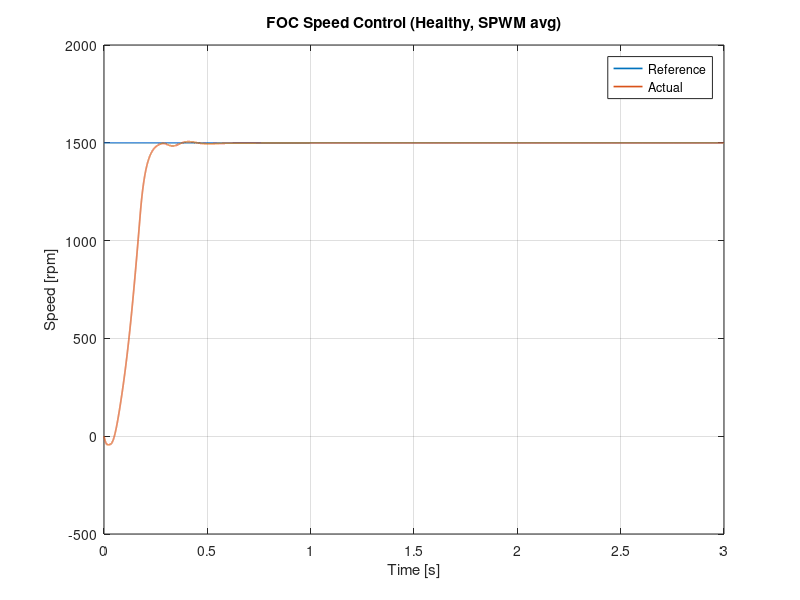
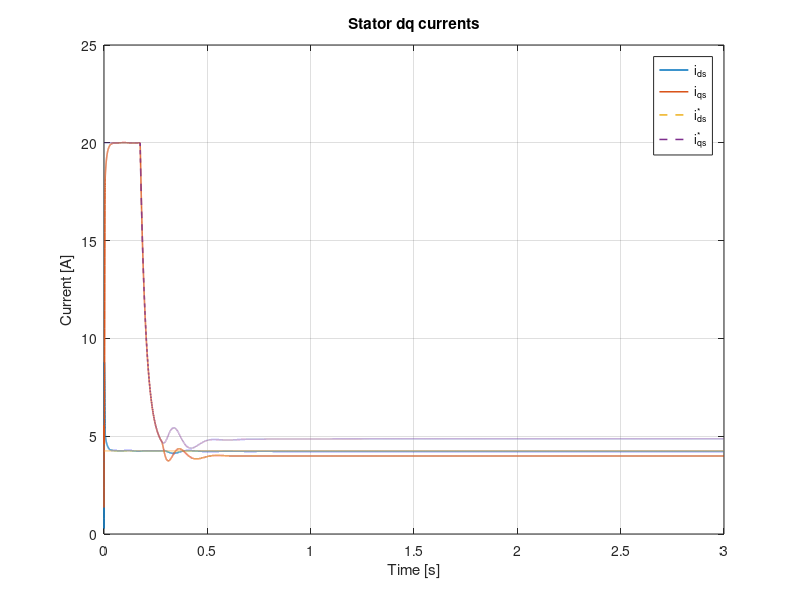
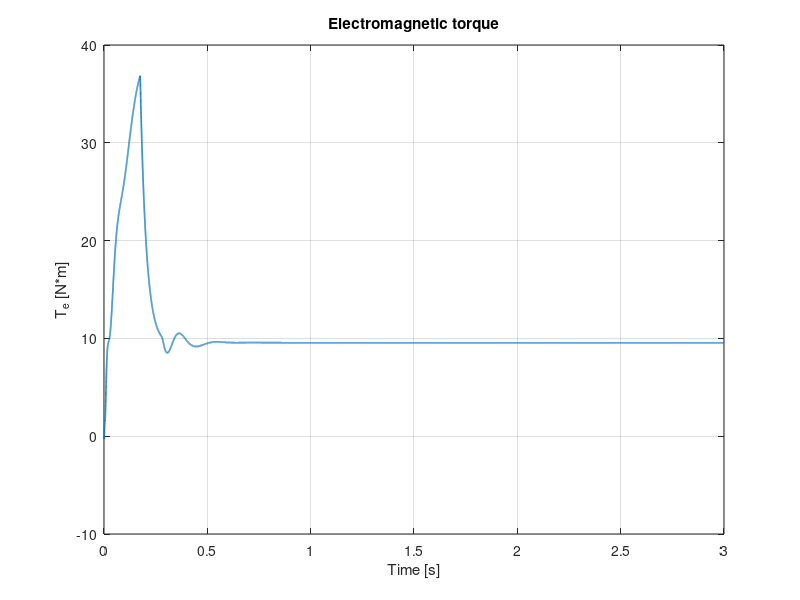
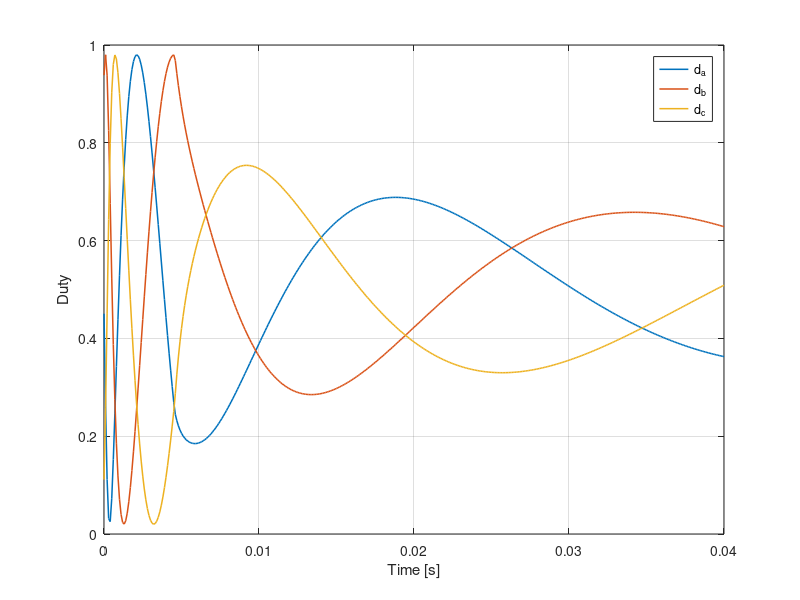

These charts were generated, in order, by the following MATLAB code:
%% Step 2 - Healthy IM + FOC with SPWM (average VSI)
clear; clc; close all;

%% Timing
Ts = 100e-6; Tsim = 3.0; N = round(Tsim/Ts)+1; t = (0:N-1)'*Ts;
t_ramp = 0.3;                           % [s]

%% Motor parameters (typical 1.5 kW, 4-pole, 400 V class)
P = 4;  p = P/2;
Rs = 2.2;  Rr = 1.6;
Ls = 0.21; Lr = 0.21; Lm = 0.20;
J  = 0.02; B  = 0.0;

% Derived
sigma = 1 - (Lm^2)/(Ls*Lr);
Lsig  = sigma*Ls;
Tr = Lr/Rr;
Kt = 1.5*p*(Lm/Lr); % Te = Kt * psi_r * iqs (psi_r aligned)

%% DC link + limits
Vdc = 560;               % you used this earlier (reasonable)
Vph_max = 0.48*Vdc;       % SPWM linear-ish phase peak limit (~Vdc/2)
Imax = 20;                % current limit

%% References
w_ref_rpm = 1500; 
w_ref = w_ref_rpm*2*pi/60;
Tload = 9.55;             % if you want rated: ~9.55 N.m for 1.5kW@1500rpm
psi_r_ref = 0.85;         % Wb (flux reference)
ids_ref = psi_r_ref/Lm;   % A (approx in aligned frame)
ids_ref = min(max(ids_ref, 0), Imax);

%% Controllers
% Current loop bandwidth
wc_i = 2*pi*300;          % rad/s
Kp_id = Lsig*wc_i; Ki_id = Rs*wc_i;
Kp_iq = Lsig*wc_i; Ki_iq = Rs*wc_i;

% Speed loop (slow)
wc_w = 2*pi*15;
Kp_w = 1;               % tuned conservative
Ki_w = 12;

% Anti-windup gains (back-calculation)
Kaw_i = 200;  Kaw_w = 20;

%% State init (plant currents in dq synchronous frame)
ids=0; iqs=0; idr=0; iqr=0;
wm=0;                     % mech rad/s

% Rotor flux estimate for control (scalar along d-axis)
psi_r_hat = 0.01;

% Angles
theta_e = 0;

% Integrators
xi_w=0; xi_id=0; xi_iq=0;

%% Logs
wm_log=zeros(N,1); Te_log=zeros(N,1);
ids_log=zeros(N,1); iqs_log=zeros(N,1);
idsr_log=zeros(N,1); iqsr_log=zeros(N,1);
we_log=zeros(N,1); wsl_log=zeros(N,1);
da_log=zeros(N,1); db_log=zeros(N,1); dc_log=zeros(N,1);

%% Helper functions
wrap = @(x) mod(x+pi,2*pi)-pi;

for k=1:N
    % Electrical rotor speed
    wr_e = p*wm;

    % --- Rotor flux estimator (current model, aligned) ---
    % psi_r_dot = (Lm/Tr)*ids - (1/Tr)*psi_r
    psi_r_hat = psi_r_hat + Ts*((Lm/Tr)*ids - (1/Tr)*psi_r_hat);
    if abs(psi_r_hat) < 1e-3, psi_r_hat = sign(psi_r_hat+1e-6)*1e-3; end

    % --- Speed PI -> torque current reference ---
    ew = w_ref - wm;
    Te_cmd_unsat = Kp_w*ew + xi_w;
    % Convert torque to iqs* using Te = Kt*psi_r*i_qs
    iqs_ref_unsat = Te_cmd_unsat/(Kt*psi_r_hat);
    iqs_ref = min(max(iqs_ref_unsat, -Imax), Imax);

    % Speed PI anti-windup
    xi_w = xi_w + Ts*(Ki_w*ew + Kaw_w*(iqs_ref - iqs_ref_unsat));

    % --- Slip + synchronous speed ---
    w_sl = (Lm/Tr)*(iqs_ref/psi_r_hat);
    we = wr_e + w_sl;
    theta_e = wrap(theta_e + Ts*we);

    % --- Current control ---
    eid = ids_ref - ids;
    eiq = iqs_ref - iqs;

    vds_u = Kp_id*eid + xi_id;
    vqs_u = Kp_iq*eiq + xi_iq;

    % Feedforward / decoupling (simple, helps stability)
    vds_ff = Rs*ids - we*Lsig*iqs;
    vqs_ff = Rs*iqs + we*(Lsig*ids + (Lm/Lr)*psi_r_hat);

    vds_star_unsat = vds_u + vds_ff;
    vqs_star_unsat = vqs_u + vqs_ff;

    % Voltage vector saturation in alpha-beta (equivalent)
    % Convert to alpha-beta using inverse Park with theta_e
    v_alpha =  cos(theta_e)*vds_star_unsat - sin(theta_e)*vqs_star_unsat;
    v_beta  =  sin(theta_e)*vds_star_unsat + cos(theta_e)*vqs_star_unsat;
    Vmag = hypot(v_alpha, v_beta);
    if Vmag > Vph_max
        scale = Vph_max/Vmag;
        v_alpha = v_alpha*scale;
        v_beta  = v_beta*scale;
    end
    % Back to dq after saturation
    vds_star =  cos(theta_e)*v_alpha + sin(theta_e)*v_beta;
    vqs_star = -sin(theta_e)*v_alpha + cos(theta_e)*v_beta;

    % Current PI anti-windup (back-calc with actual sat effect)
    xi_id = xi_id + Ts*(Ki_id*eid + Kaw_i*(vds_star - vds_star_unsat));
    xi_iq = xi_iq + Ts*(Ki_iq*eiq + Kaw_i*(vqs_star - vqs_star_unsat));

    % --- SPWM average inverter ---
    % alpha-beta -> abc phase commands
    va = v_alpha;
    vb = -0.5*v_alpha + (sqrt(3)/2)*v_beta;
    vc = -0.5*v_alpha - (sqrt(3)/2)*v_beta;

    % duties: v_phase = (d-0.5)*Vdc
    da = 0.5 + va/Vdc;
    db = 0.5 + vb/Vdc;
    dc = 0.5 + vc/Vdc;
    da = min(max(da,0),1);
    db = min(max(db,0),1);
    dc = min(max(dc,0),1);

    % Applied phase voltages (average)
    va_ap = (da-0.5)*Vdc;
    vb_ap = (db-0.5)*Vdc;
    vc_ap = (dc-0.5)*Vdc;

    % Applied alpha-beta
    v_alpha_ap = (2/3)*(va_ap - 0.5*vb_ap - 0.5*vc_ap);
    v_beta_ap  = (2/3)*((sqrt(3)/2)*(vb_ap - vc_ap));

    % Applied dq
    vds =  cos(theta_e)*v_alpha_ap + sin(theta_e)*v_beta_ap;
    vqs = -sin(theta_e)*v_alpha_ap + cos(theta_e)*v_beta_ap;

    % --- Plant model (dq currents + rotor currents) ---
    % Using current state model (same structure as many dq IM models)
    % x = [ids iqs idr iqr]
    % L matrix
    % [vds]   [Rs 0  0  0][ids] + d/dt([Ls 0 Lm 0][ids]) + cross terms
    % For numerical robustness: solve flux-based derivatives

    % Fluxes
    psi_ds = Ls*ids + Lm*idr;
    psi_qs = Ls*iqs + Lm*iqr;
    psi_dr = Lm*ids + Lr*idr;
    psi_qr = Lm*iqs + Lr*iqr;

    % Flux derivatives (Krause in synchronous frame)
    dpsi_ds = vds - Rs*ids + we*psi_qs;
    dpsi_qs = vqs - Rs*iqs - we*psi_ds;

    dpsi_dr = -Rr*idr + (we - wr_e)*psi_qr;
    dpsi_qr = -Rr*iqr - (we - wr_e)*psi_dr;

    % Convert dpsi -> di using inverse inductance matrix
    % [psi_s] = [Ls Lm; Lm Lr] [i_s; i_r]
    % Invert 2x2 for each axis (d and q)
    detL = Ls*Lr - Lm*Lm;
    ids_dot = ( Lr*dpsi_ds - Lm*dpsi_dr)/detL;
    idr_dot = (-Lm*dpsi_ds + Ls*dpsi_dr)/detL;
    iqs_dot = ( Lr*dpsi_qs - Lm*dpsi_qr)/detL;
    iqr_dot = (-Lm*dpsi_qs + Ls*dpsi_qr)/detL;

    ids = ids + Ts*ids_dot;
    iqs = iqs + Ts*iqs_dot;
    idr = idr + Ts*idr_dot;
    iqr = iqr + Ts*iqr_dot;

    % Electromagnetic torque
    Te = 1.5*p*(psi_ds*iqs - psi_qs*ids);

    % Mechanical
    wm = wm + Ts*((Te - Tload - B*wm)/J);

    % Log
    wm_log(k)=wm;
    Te_log(k)=Te;
    ids_log(k)=ids; iqs_log(k)=iqs;
    idsr_log(k)=ids_ref; iqsr_log(k)=iqs_ref;
    we_log(k)=we; wsl_log(k)=w_sl;
    da_log(k)=da; db_log(k)=db; dc_log(k)=dc;
end

%% Plots
wm_rpm = wm_log*60/(2*pi);

figure('Name','Speed');
plot(t, w_ref_rpm*ones(size(t)),'LineWidth',1.2); hold on;
plot(t, wm_rpm,'LineWidth',1.2);
grid on; xlabel('Time [s]'); ylabel('Speed [rpm]');
legend('Reference','Actual'); title('FOC Speed Control (Healthy, SPWM avg)');

figure('Name','dq currents');
plot(t, ids_log,'LineWidth',1.1); hold on;
plot(t, iqs_log,'LineWidth',1.1);
plot(t, idsr_log,'--','LineWidth',1.1);
plot(t, iqsr_log,'--','LineWidth',1.1);
grid on; xlabel('Time [s]'); ylabel('Current [A]');
legend('i_{ds}','i_{qs}','i_{ds}^*','i_{qs}^*'); title('Stator dq currents');

figure('Name','Torque');
plot(t, Te_log,'LineWidth',1.2);
grid on; xlabel('Time [s]'); ylabel('T_e [N*m]'); title('Electromagnetic torque');

figure('Name','SPWM duty (first 40 ms)');
idx = t<=0.04;
plot(t(idx), da_log(idx),'LineWidth',1.1); hold on;
plot(t(idx), db_log(idx),'LineWidth',1.1);
plot(t(idx), dc_log(idx),'LineWidth',1.1);
grid on; xlabel('Time [s]'); ylabel('Duty'); legend('d_a','d_b','d_c');
